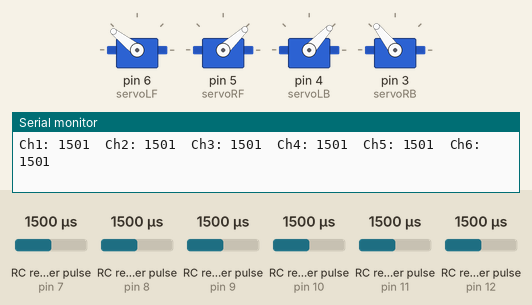
Recording of a sketch running on a simulated Arduino Uno, built with avr-gcc and run on an emulated ATmega328P. Parts: 4 × servo, the last lines printed to the serial monitor. Wiring (inferred from the names in the program): 6 × RC receiver channel: data pin 7 / data pin 8 / data pin 9 / data pin 10 / data pin 11 / data pin 12. Inputs (shaded band) come from the test bench; at power-on: RC receiver pulse (sensors on pin 12, pin 7, pin 8, pin 9, pin 10, pin 11) 1500 µs.

Above: at 4.2 s.
4.3 s: RC receiver pulse (sensor on pin 12) set to 1020 µs
At 5.5 s:
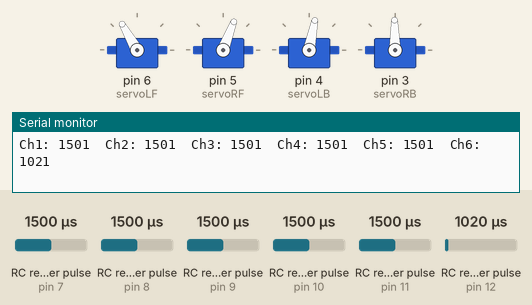
5.8 s: RC receiver pulse (sensor on pin 12) set to 1250 µs
At 6.9 s:
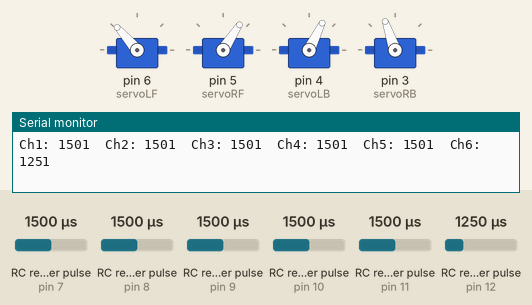
7.3 s: RC receiver pulse (sensor on pin 12) set to 1750 µs
At 8.0 s:
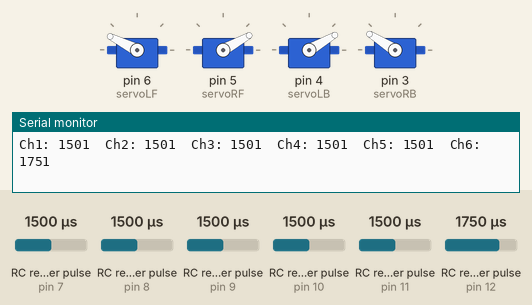
8.8 s: RC receiver pulse (sensor on pin 12) set to 1500 µs
At 9.2 s:
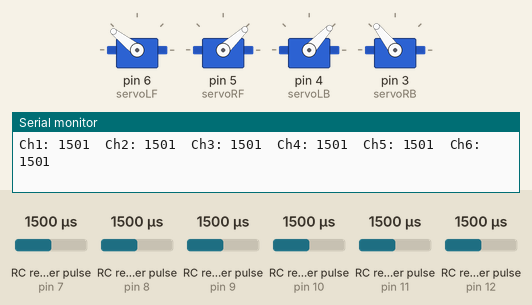
Timing chart, 0 to 11.3 s (numbered marks = the images above; inputs shaded):
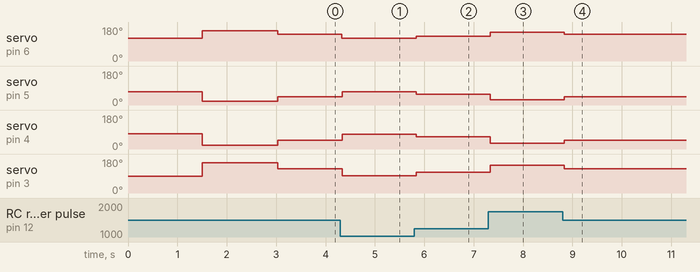

The sketch:

Servo_Height_Adjuster.ino
```cpp
#include <Servo.h>

Servo servoLF; Servo servoRF; Servo servoLB; Servo servoRB;

//----CT6B Receiver--------
const int ch1 = 7;
const int ch2 = 8;
const int ch3 = 9;
const int ch4 = 10;
const int ch5 = 11;
const int ch6 = 12;


//-------Variables---------
int cv1, cv2, cv3, cv4, cv5, cv6;
int lf_A, rf_A, lb_A, rb_A;

// UpSideUp_DownPosition___________UpSideUp_UpPosition
int usuDP_lf=120,                  usuUP_lf=160;
int usuDP_rf=70,                   usuUP_rf=20;
int usuDP_lb=80,                   usuUP_lb=20;
int usuDP_rb=90,                   usuUP_rb=160;

int preServoVal1, preServoVal2, preServoVal3;

void setup()
{
 Serial.begin(115200);

 servoLF.attach(6); servoRF.attach(5); servoLB.attach(4); servoRB.attach(3);

 //Down limit position
 lf_A = usuDP_lf , rf_A = usuDP_rf, lb_A = usuDP_lb, rb_A = usuDP_rb;
 servoLF.write(lf_A); servoRF.write(rf_A); servoLB.write(lb_A); servoRB.write(rb_A); // down dead angles when up side
 delay(1500);

 //Up limit position
 lf_A = usuUP_lf , rf_A = usuUP_rf, lb_A = usuUP_lb, rb_A = usuUP_rb;
 servoLF.write(lf_A); servoRF.write(rf_A); servoLB.write(lb_A); servoRB.write(rb_A);//up dead angles when up side
 delay(1500);

 pinMode(ch1, INPUT); pinMode(ch2, INPUT); pinMode(ch3, INPUT); pinMode(ch4, INPUT); pinMode(ch5, INPUT); pinMode(ch6, INPUT);

}

void loop()
{
  cv1 = pulseIn(ch1,HIGH); cv2 = pulseIn(ch2,HIGH);
  cv3 = pulseIn(ch3,HIGH); cv4 = pulseIn(ch4,HIGH);
  cv5 = pulseIn(ch5,HIGH); cv6 = pulseIn(ch6,HIGH);

  Serial.print("Ch1: ");   Serial.print(cv1); Serial.print("  Ch2: "); Serial.print(cv2);
  Serial.print("  Ch3: "); Serial.print(cv3); Serial.print("  Ch4: "); Serial.print(cv4);
  Serial.print("  Ch5: "); Serial.print(cv5); Serial.print("  Ch6: "); Serial.println(cv6);


  //for up and down action
  if (cv6>1000 && cv6<1900 && (abs(preServoVal1 - cv6) >=50) && cv3>1450 && cv3<1550 && cv4>1450 && cv4<1550)//recomended 80
  {
     lf_A=map(cv6,1000,1900, usuDP_lf,usuUP_lf); rf_A=map(cv6,1000,1900, usuDP_rf,usuUP_rf);
     lb_A=map(cv6,1000,1900, usuDP_lb,usuUP_lb); rb_A=map(cv6,1000,1900, usuDP_rb,usuUP_rb);
     servoLF.write(lf_A); servoRF.write(rf_A); servoLB.write(lb_A); servoRB.write(rb_A);
     preServoVal1=cv6;
  }

 //for rolling action
 if (cv4>1000 && cv4<2000 && cv6>1900 && cv3>1300 && cv3<1700 && (abs(preServoVal2 - cv4) >=50))
  {
    lf_A=map(cv4,2000,1000, usuUP_lf,usuDP_lf); rf_A=map(cv4,2000,1000, usuDP_rf,usuUP_rf);
    lb_A=map(cv4,2000,1000, usuUP_lb,usuDP_lb); rb_A=map(cv4,2000,1000, usuDP_rb,usuUP_rb);
    servoLF.write(lf_A); servoRF.write(rf_A); servoLB.write(lb_A); servoRB.write(rb_A);
    preServoVal2=cv4;
  }

 //for pitching action
 if (cv3>1000 && cv3<2000 && cv6>1900 && cv4>1450 && cv4<1550 && (abs(preServoVal3 - cv3) >=50))
  {
    lf_A=map(cv3,1000,2000, usuUP_lf,usuDP_lf); rf_A=map(cv3,1000,2000, usuUP_rf,usuDP_rf);
    lb_A=map(cv3,1000,2000, usuDP_lb,usuUP_lb); rb_A=map(cv3,1000,2000, usuDP_rb,usuUP_rb);
    servoLF.write(lf_A); servoRF.write(rf_A); servoLB.write(lb_A); servoRB.write(rb_A);
    preServoVal3=cv3;
  }

}//loop
```

Measured:
- after the input at 4.3 s, servo on pin 6 (servoLF): 142° → 120° at once; servo on pin 5 (servoRF): 43° → 69° at once; servo on pin 4 (servoLB): 47° → 79° at once; servo on pin 3 (servoRB): 128° → 91° at once
- after the input at 5.8 s, servo on pin 6 (servoLF): 120° → 131° at once; servo on pin 5 (servoRF): 69° → 57° at once; servo on pin 4 (servoLB): 79° → 64° at once; servo on pin 3 (servoRB): 91° → 109° at once
- after the input at 7.3 s, servo on pin 6 (servoLF): 131° → 153° at once; servo on pin 5 (servoRF): 57° → 29° at once; servo on pin 4 (servoLB): 64° → 30° at once; servo on pin 3 (servoRB): 109° → 148° at once
- after the input at 8.8 s, servo on pin 6 (servoLF): 153° → 142° at once; servo on pin 5 (servoRF): 29° → 43° at once; servo on pin 4 (servoLB): 30° → 47° at once; servo on pin 3 (servoRB): 148° → 128° at once
